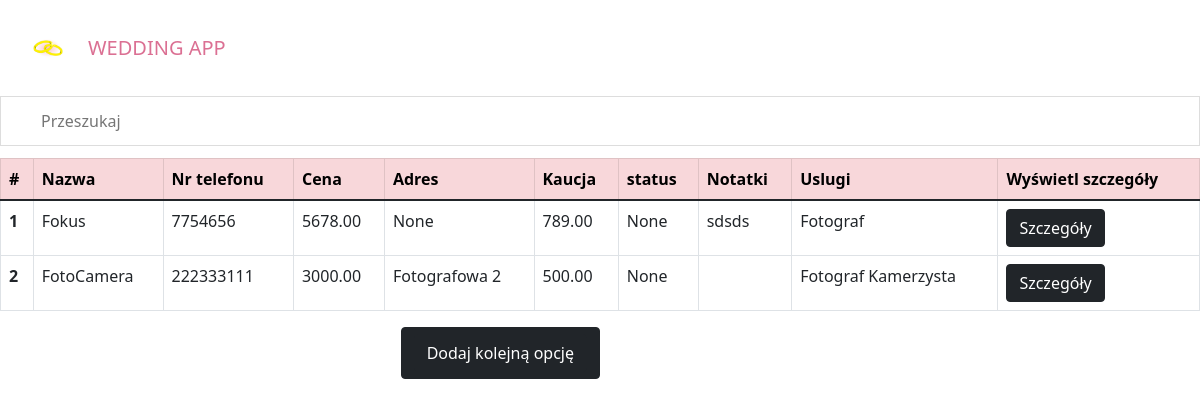
The page /photographers on the database as committed earlier.
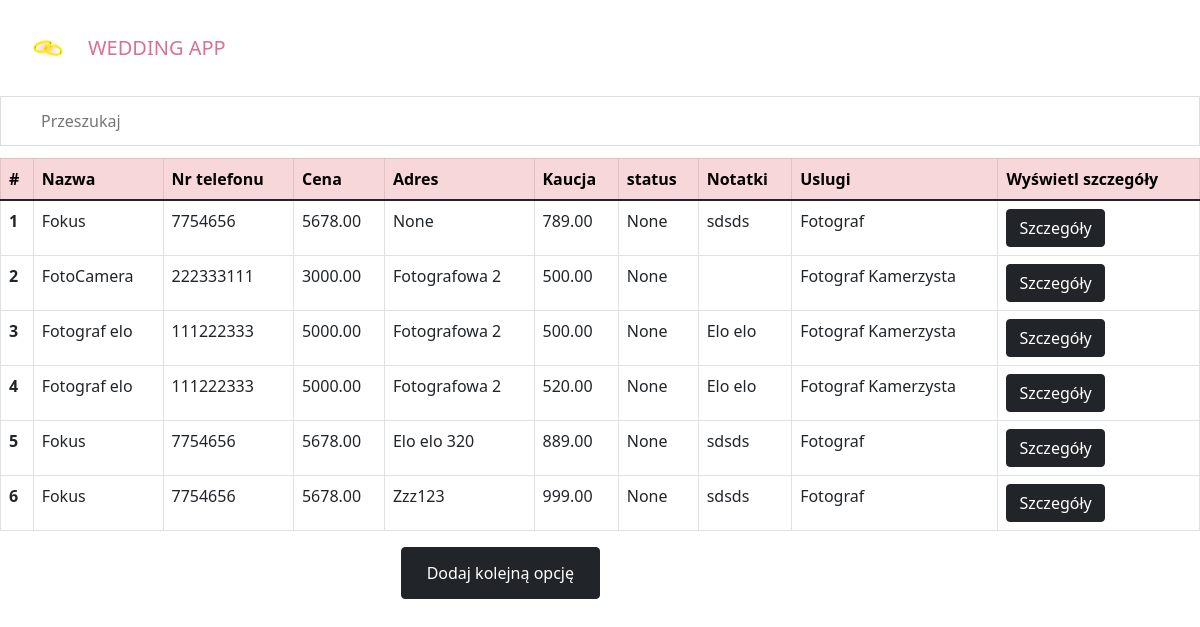
The same page on the database as committed later.
### wedding/models.py (models this page shows, shortened)
class StandardInfo(models.Model):
    name = models.CharField(max_length=100)
    phone_number = models.CharField(max_length=9)
    email_address = models.CharField(max_length=30, null=True,blank=True)
    price = models.DecimalField(max_digits=8,decimal_places=2)
    address = models.CharField(max_length = 100,null=True, blank=True)
    caution = models.DecimalField(max_digits=8, decimal_places=2)
    approved = models.BooleanField(blank = True, null=True)
    notes = models.TextField(blank=True, null=True)
    class Meta:
        abstract = True

class Photographer(StandardInfo):
    services = models.TextField()
    def get_absolute_url(self):
        return reverse('photographer-detail', kwargs={'pk' : self.pk})
    def get_add_url(self):
        return reverse('photographer-add')

### wedding/views.py (the view)
# urls.py: path('photographers', views.PhotographerListView.as_view(), name='photographers_list'),
class PhotographerListView(ListView):
    model = Photographer

### wedding/templatetags/tags.py (called while the page is built)
@register.inclusion_tag('wedding/table.html')
def get_table(queryset):
    item = queryset.first()
    columns = [k for k,v in item.__dict__.items() if k != '_state' and k != 'id' and k!='email_address']
    items = [item for item in queryset]
    column_labels = []
    for idx, key in enumerate(columns):
        if key in labels.keys():
            column_labels.append(labels[key])
    print("*******************")
    print(items)
    print("*******************")
    print("********COLUMNS***********")
    print(columns)
    print("*******************")
    print("********COLUMNS LABELS***********")
    print(column_labels)
    print("*******************")
    add_url = item.get_add_url()
    return {'items' : items, 'columns' : columns,'column_labels': column_labels ,'add_url':add_url}

@register.simple_tag(name='get_attribute_for_object')
def get_attribute_for_object(obj, attribute_name, *args):
    attribute = getattr(obj, attribute_name)
    return attribute

### wedding/templates/wedding/photographer_list.html
{% extends 'index.html' %}
{% load static %}
{% load tags %}
{% block content %}
{% if object_list %}
  {% get_table object_list%}
  {% else %}
  <div style="text-align:center">
  <h5>Nie dodałeś jeszcze żadnego fotografa</h5>
  <button type="submit" class="btn btn-dark"><a href={% url 'photographer-add' %} > Dodaj fotografa </a></button>
  </div>
  {% endif %}
{% endblock %}

### wedding/templates/index.html (shortened to what this page needs)
<!doctype html>
<html lang="en">
  <head>
    {% load static %}
    <link href="https://cdn.jsdelivr.net/npm/bootstrap@5.1.3/dist/css/bootstrap.min.css" rel="stylesheet">
    <link rel="stylesheet" type="text/css" href="{% static 'wedding/index.css' %}">
  </head>
  <body style="background-color: white;">
    <nav  style="background-color: white;">
      <a class="navbar-brand nav h1" href="/" style="color:palevioletred">
        <img src="{% static 'wedding/images/marriage.png' %}" width="80" height="80" class="d-inline-block align-top" alt="wedding">
        WEDDING APP
      </a>
    </nav>
  {% block content %}
  {% endblock %}
  </body>
</html>

### wedding/templates/wedding/table.html (shortened to what this page needs)
{% load static %}
{% load tags %}
<link rel="stylesheet" type="text/css" href="{% static 'wedding/table.css' %}">
<input type="text" id="myInput" onkeyup="searchFunction()" placeholder="Przeszukaj ">
<table class="table table-bordered" id="myTable">
    <thead>
        <tr class="table-danger">
            <th scope="col" onclick="sortTableById()">#</th>
            {% for column in column_labels %}
                <th scope="col", onclick="sortTable({{forloop.counter|add:-1}})">{{column}}</th>
            {% endfor %}
            <th scope="col"> Wyświetl szczegóły</th>
            </tr>
    <tbody>
    {% for item in items %}
    <tr>
        <th scope="row">{{forloop.counter}}</th>
        {% for column in columns %}
        <td>{% get_attribute_for_object item column%}</td>
        {% endfor %}
        <td><a href={{ item.get_absolute_url }} class="btn btn-dark">Szczegóły</a></td>
      </tr>
    {% endfor %}
    </tbody>
  </table>
  <button type="submit" class="btn btn-dark" style="position: absolute; right: 50%;"><a href={{ add_url }} class="btn btn-dark">Dodaj kolejną opcję</a></button>

### wedding/static/wedding/index.css (style rules this page uses)
.nav { width: 18rem; padding: 0.5rem; text-align: center; align-items: center; }

### wedding/static/wedding/table.css (style rules this page uses)
#myInput { background-image: url('https://www.w3schools.com/css/searchicon.png'); background-position: 10px 12px; background-repeat: no-repeat; width: 100%; font-size: 16px; padding: 12px 20px 12px 40px; border: 1px solid #ddd; margin-bottom: 12px; }

Rows that differ between the two databases and show on the page:
added Photographer: name "Fotograf elo" "111222333" "5000.00" "Fotografowa 2" "500.00" "None" "Elo elo" "Fotograf Kamerzysta"
added Photographer: name "Fotograf elo" "111222333" "5000.00" "Fotografowa 2" "520.00" "None" "Elo elo" "Fotograf Kamerzysta"
added Photographer: name "Fokus" "7754656" "5678.00" "Elo elo 320" "889.00" "None" "sdsds" "Fotograf"
added Photographer: name "Fokus" "7754656" "5678.00" "Zzz123" "999.00" "None" "sdsds" "Fotograf"
